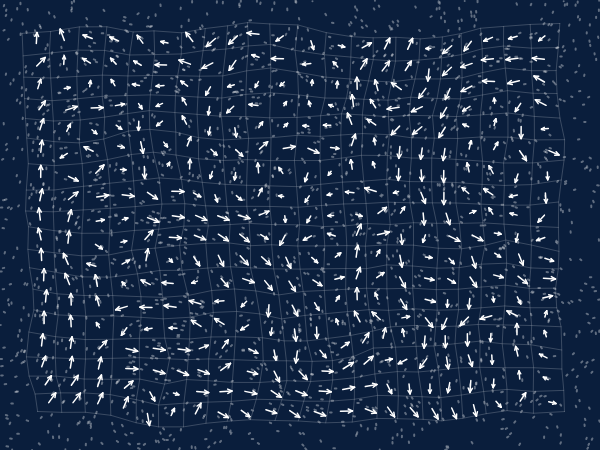
Frame 1 (no input)
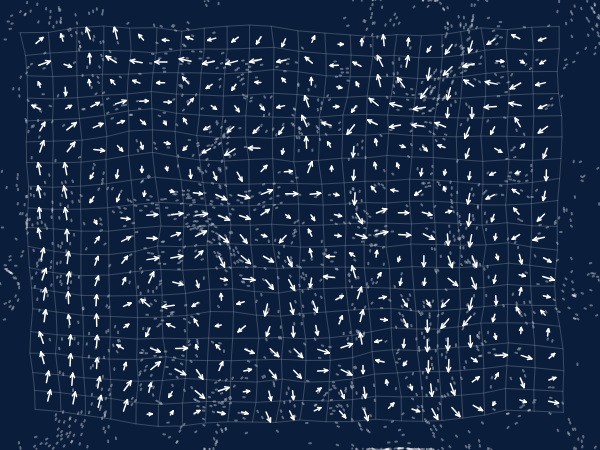
Frame 60 (no input)
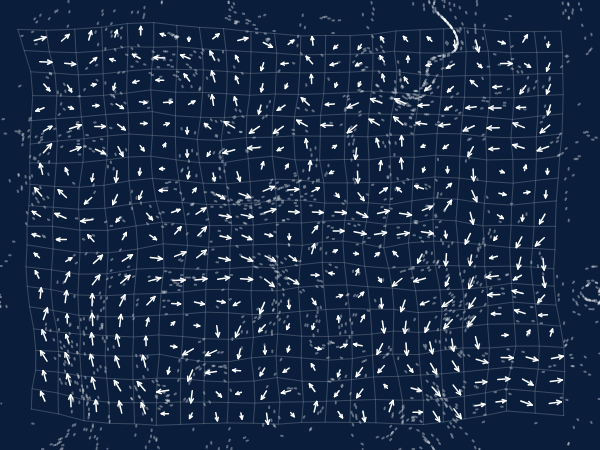
Frame 120 (the mouse pressed at the canvas centre since frame 60)

The p5.js sketch that drew these frames (run headless with seeded random() and noise() and a simulated clock; from frame 60 on, the mouse is pressed at the canvas centre):

// p5.js sketch
// ── sketch.js
/*
  Fluido con curl noise + flechas
  -------------------------------
  - Campo sin divergencia (curl noise)
  - Partículas en todo el canvas (wrap-around)
  - Flechas cuya longitud representa la magnitud
  600 x 450
*/

const W = 600;
const H = 450;

const cols = 22;
const rows = 18;

const marginX = 35;
const marginY = 30;

const gridW = W - 2 * marginX;
const gridH = H - 2 * marginY;

const dx = gridW / cols;
const dy = gridH / rows;

const distortion = 22;

let time = 0;
let particles = [];

const NUM_PARTICLES = 1800;
const NOISE_SCALE = 0.006;
const PARTICLE_SPEED = 1.6;

// Escala de las flechas: sube/baja para cambiar el largo máximo
const ARROW_SCALE = 16;

function setup() {
  createCanvas(W, H);
  noiseSeed(4);
  noiseDetail(3, 0.5);
  strokeCap(ROUND);

  for (let i = 0; i < NUM_PARTICLES; i++) {
    particles.push(new Particle());
  }
}

function draw() {
  background(10, 30, 60);

  time += 0.003;

  drawGrid();

  for (let p of particles) {
    p.update();
    p.display();
  }

  drawArrows();
}

// ------------------------------------------------------------
// Campo de velocidad: curl noise con magnitud real
// ------------------------------------------------------------
function flowAt(x, y) {
  const s = NOISE_SCALE;
  const eps = 1.5; // píxeles de diferencia finita

  const nL = noise((x - eps) * s, y * s, time);
  const nR = noise((x + eps) * s, y * s, time);
  const nU = noise(x * s, (y - eps) * s, time);
  const nD = noise(x * s, (y + eps) * s, time);

  // Gradiente del potencial
  const dndx = (nR - nL) / (2 * eps);
  const dndy = (nD - nU) / (2 * eps);

  // curl(psi) = ( dpsi/dy, -dpsi/dx )
  return { x: dndy, y: -dndx };
}

// ------------------------------------------------------------
// Partículas
// ------------------------------------------------------------
class Particle {
  constructor() {
    this.reset();
  }

  reset() {
    // Aparecen en cualquier parte del canvas
    this.x = random(width);
    this.y = random(height);
    this.px = this.x;
    this.py = this.y;
  }

  update() {
    const v = flowAt(this.x, this.y);
    const m = sqrt(v.x * v.x + v.y * v.y) || 1;

    // Variación suave de rapidez para que no se muevan todas igual
    const speedMod = 0.7 + 0.6 * noise(this.x * 0.01, this.y * 0.01, time * 2);
    const speed = PARTICLE_SPEED * speedMod;

    this.px = this.x;
    this.py = this.y;

    this.x += (v.x / m) * speed;
    this.y += (v.y / m) * speed;

    // Wrap-around en los bordes
    let wrapped = false;
    if (this.x < 0)     { this.x += width;  wrapped = true; }
    if (this.x > width) { this.x -= width;  wrapped = true; }
    if (this.y < 0)     { this.y += height; wrapped = true; }
    if (this.y > height){ this.y -= height; wrapped = true; }

    // Si cruzó un borde, no dibujar la línea (evita la raya de lado a lado)
    if (wrapped) {
      this.px = this.x;
      this.py = this.y;
    }
  }

  display() {
    stroke(255, 255, 255, 90);
    strokeWeight(2);
    line(this.px, this.py, this.x, this.y);
  }
}

// ------------------------------------------------------------
// Rejilla deformada
// ------------------------------------------------------------
function drawGrid() {
  stroke(255, 255, 255, 50);
  strokeWeight(1);
  noFill();

  for (let i = 0; i <= cols; i++) {
    beginShape();
    for (let j = 0; j <= rows; j++) {
      const p = gridPoint(i, j);
      vertex(p.x, p.y);
    }
    endShape();
  }

  for (let j = 0; j <= rows; j++) {
    beginShape();
    for (let i = 0; i <= cols; i++) {
      const p = gridPoint(i, j);
      vertex(p.x, p.y);
    }
    endShape();
  }
}

function gridPoint(i, j) {
  const x = marginX + i * dx;
  const y = marginY + j * dy;

  const nx = noise(i * 0.20, j * 0.20, time);
  const ny = noise(i * 0.20 + 50, j * 0.20 + 50, time);

  const offsetX = map(nx, 0, 1, -distortion, distortion);
  const offsetY = map(ny, 0, 1, -distortion, distortion);

  return { x: x + offsetX, y: y + offsetY };
}

// ------------------------------------------------------------
// Flechas proporcionales a la magnitud
// ------------------------------------------------------------
function drawArrows() {

  // Magnitud máxima que queremos representar
  const MAX_SPEED = 0.0025;

  // Longitudes mínima y máxima de las flechas
  const MIN_LEN = 4;
  const MAX_LEN = 12;

  for (let j = 0; j < rows; j++) {

    for (let i = 0; i < cols; i++) {

      const p00 = gridPoint(i,     j);
      const p10 = gridPoint(i + 1, j);
      const p01 = gridPoint(i,     j + 1);
      const p11 = gridPoint(i + 1, j + 1);

      // Centro de la celda
      const cx =
        (p00.x + p10.x + p01.x + p11.x) / 4;

      const cy =
        (p00.y + p10.y + p01.y + p11.y) / 4;

      // Velocidad local
      const v = flowAt(cx, cy);

      // Magnitud de la velocidad
      const m = mag(v.x, v.y);

      if (m < 0.00001) continue;

      // Dirección
      const angle = atan2(v.y, v.x);

      // --------------------------------------------------
      // LONGITUD PROPORCIONAL A LA MAGNITUD
      // --------------------------------------------------

      const len = map(
        constrain(m, 0, MAX_SPEED),
        0,
        MAX_SPEED,
        MIN_LEN,
        MAX_LEN
      );

      const vx = cos(angle) * len;
      const vy = sin(angle) * len;

      drawArrow(cx, cy, vx, vy);
    }
  }
}

function drawArrow(x, y, vx, vy) {
  const lengthVector = sqrt(vx * vx + vy * vy);
  if (lengthVector < 0.01) return;

  stroke(255, 255, 255);
  strokeWeight(1.5);

  line(x, y, x + vx, y + vy);

  const angle = atan2(vy, vx);
  const head = constrain(lengthVector * 0.35, 3, 7);

  push();
  translate(x + vx, y + vy);
  rotate(angle);

  line(0, 0, -head, -head * 0.5);
  line(0, 0, -head, head * 0.5);

  pop();
}
